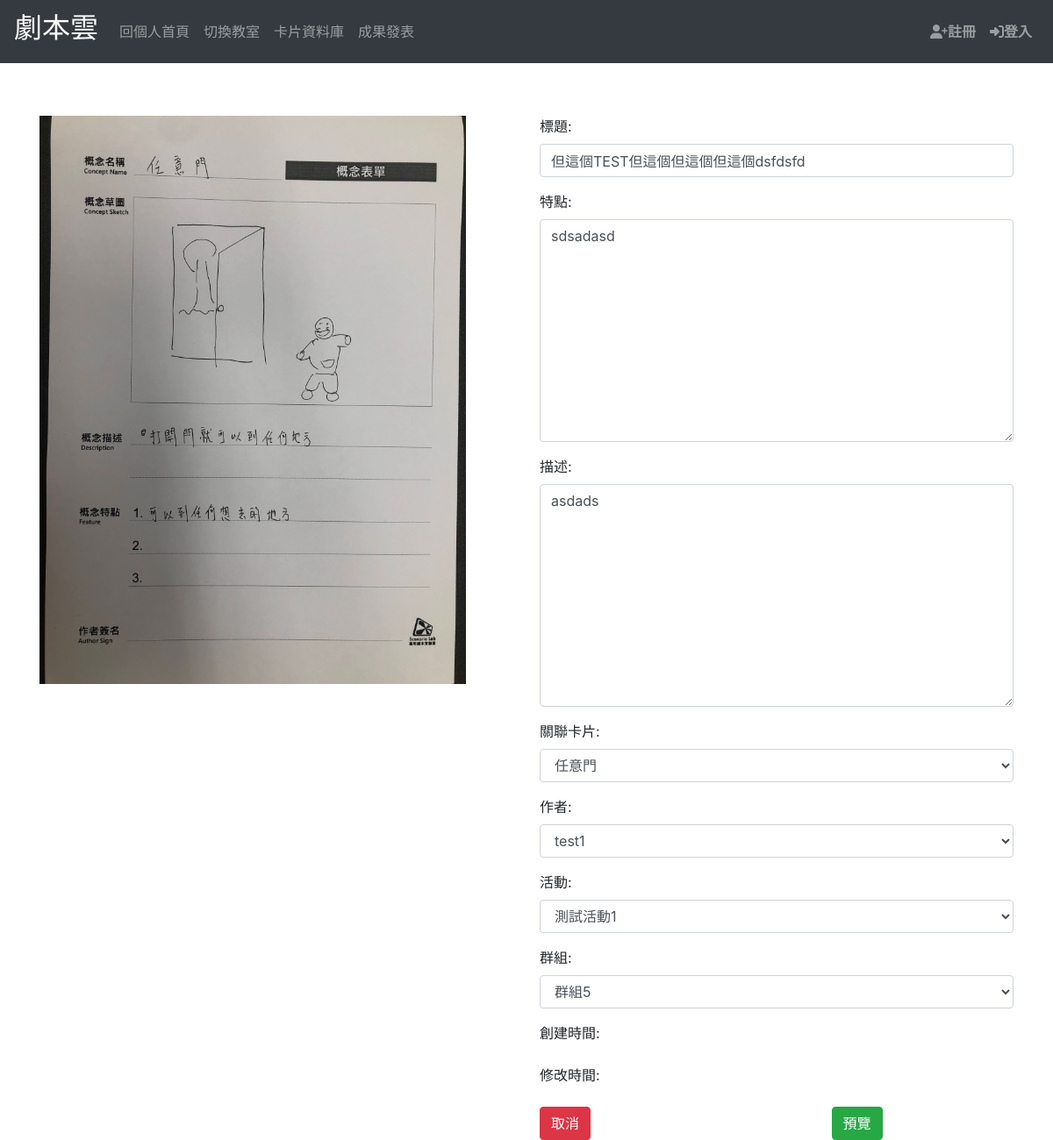
The page /changecard/22 on the database its author committed.
### pbltest/models.py (models this page shows, shortened)
class Card(models.Model):
    title = models.CharField(max_length=100)
    author = models.ForeignKey('login.User', on_delete=models.CASCADE, null=True, blank=True)
    context = models.TextField(blank=True)
    context1 = models.TextField(blank=True)
    created_date = models.DateTimeField(auto_now_add=True, null=True, blank=True)
    published_date = models.DateTimeField(auto_now=True, null=True, blank=True)
    cover = models.ForeignKey('UPCard', on_delete=models.CASCADE, null=True, blank=True)
    group = models.ForeignKey('login.Group', on_delete=models.CASCADE, null=True, blank=True)
    activate = models.ForeignKey('login.CreateActivate', on_delete=models.CASCADE, null=True, blank=True)
    class Meta:
        verbose_name_plural = "Card"

class UPCard(models.Model):
    title = models.CharField(max_length=100)
    author = models.ForeignKey('login.User', on_delete=models.CASCADE, null=True, blank=True)
    pdf = models.FileField(upload_to="media/card/img/", null=True, blank=True)
    cover = models.ImageField(upload_to="card/covers/", null=True, blank=True)
    class_material = models.CharField(max_length=100, null=True)
    group = models.ForeignKey('login.Group', on_delete=models.CASCADE, null=True, blank=True)
    activate = models.ForeignKey('login.CreateActivate', on_delete=models.CASCADE, null=True, blank=True)
    thumbnail = models.CharField(max_length=100, null=True)
    def __str__(self):
        return self.title

### login/models.py (models this page shows)
class Group(models.Model):
    group = models.CharField(max_length=128, null=True, blank=True)
    group_user = models.ManyToManyField(User, blank=True, related_name='user_user')
    activate = models.ForeignKey('CreateActivate', on_delete=models.CASCADE, blank=True)
    def __str__(self):
        return self.group

### pbltest/views.py (the view)
# urls.py: path('changecard/<int:pk>', change_card, name='change_card'),
def change_card(request, pk):
    unit = Card.objects.get(id=pk)
    card_form = CreateCardForm(request.POST or None, instance=unit)
    context = {
        'card_form': card_form,
        'unit': unit,
    }
    print('123');
    if card_form.is_valid():
        card_form.save()
        return redirect('index')
    return render(request, 'change_card.html', context)

### login/models.py (called while the page is built)
    def __str__(self):
        return self.name

    def __str__(self):
        return self.activate_name

### templates/change_card.html
{% extends 'base.html' %}
{% block content %}
    {% include "Card/change_card.html" %}
{% endblock %}

### templates/Card/change_card.html (shortened to what this page needs)
{% block context %}
    <form method="POST" class="post-form">
            <div class="container" style="margin-top: 5%">
                <div class="row">
                    <div class="col-md-6">
                        <img src=" {{ unit.cover.cover.url }}" width="90%">
                    </div>
                    <div class="col-md-6">
                        <div class="form-group">
                            <label for="card-title"> 標題:</label>
                            {{ card_form.title }}
                        </div>
                        <div class="form-group">
                            <label for="card-context"> 特點:</label>
                            {{ card_form.context }}
                        </div>
                        <div class="form-group">
                            <label for="card-context"> 描述:</label>
                            {{ card_form.context1 }}
                        </div>
                        <div class="form-group">
                            <label for="card-cover"> 關聯卡片:</label>
                            {{ card_form.cover }}
                        </div>
                        <div class="form-group">
                            <label for="card-author"> 作者:</label>
                            {{ card_form.author }}
                        </div>
                        <div class="form-group">
                            <label for="card-activate"> 活動:</label>
                            {{ card_form.activate }}
                        </div>
                        <div class="form-group">
                            <label for="card-group"> 群組:</label>
                            {{ card_form.group }}
                        </div>
                        <div class="form-group">
                            <label for="card-context"> 創建時間:</label>
                        </div>
                        <div class="form-group">
                            <label for="card-context"> 修改時間:</label>
                        </div>
                        <button type="reset" class="btn btn-danger" style="margin-right: 50%">取消</button>
                        <button type="submit" class="btn btn-success">預覽</button>
                    </div>
                </div>
            </div>
        </form>
{% endblock %}

### rows shown on the page
Card: cover.cover (picture), title "但這個TEST但這個但這個但這個dsfdsfd", context "sdsadasd", context1 "asdads", cover "任意門", author "test1", activate "測試活動1"
Group: group "群組5"
